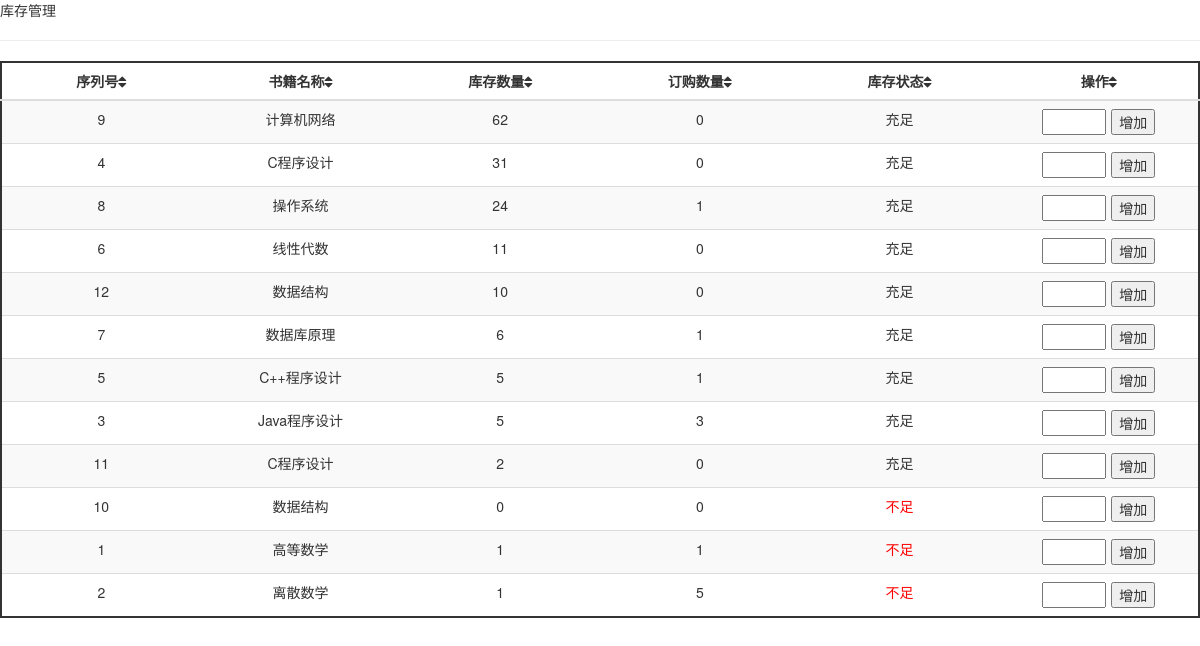
Page /bookOrdering/func/sellerFunc/check.php on the committed database.
### tables this page shows
CREATE TABLE `book` (
  `book_id` smallint(6) NOT NULL AUTO_INCREMENT,
  `title` varchar(30) NOT NULL,
  `author` varchar(20) NOT NULL,
  `version` varchar(20) DEFAULT NULL,
  `press` varchar(20) DEFAULT NULL,
  `isbn` char(17) DEFAULT NULL,
  `price` decimal(5,2) NOT NULL,
  PRIMARY KEY (`book_id`),
  KEY `tittle` (`title`)
);

CREATE TABLE `stock` (
  `book_id` smallint(4) NOT NULL AUTO_INCREMENT,
  `number` int(11) NOT NULL,
  PRIMARY KEY (`book_id`),
  CONSTRAINT `stock_ibfk_1` FOREIGN KEY (`book_id`) REFERENCES `book` (`book_id`) ON DELETE CASCADE ON UPDATE CASCADE
);

### bookOrdering/func/sellerFunc/check.php (the view, shortened to what this page needs)
<!DOCTYPE html>
<html lang="en">
<head>
    <link rel="stylesheet" href="../../bootstrap/css/bootstrap.min.css" type="text/css">
    <link rel="stylesheet" href="../../css/formStyle.css" type="text/css">
    <link rel="stylesheet" href="../../fonts/font-awesome/css/font-awesome.min.css">
</head>
<body>
    <div class="table-responsive">
        <table class="table table-hover table-striped tablesorter" id="tableList">
            <thead>库存管理
                <hr>
                <tr>
                    <th class="title">序列号<i class="fa fa-sort"></i></th>
                    <th class="title">书籍名称<i class="fa fa-sort"></i></th>
                    <th class="title">库存数量<i class="fa fa-sort"></i></th>
                    <th class="title">订购数量<i class="fa fa-sort"></i></th>
                    <th class="title">库存状态<i class="fa fa-sort"></i></th>
                    <th class="title">操作<i class="fa fa-sort"></i></th>
                </tr>
            </thead>
            <tbody>
                <?php
                include "../../php/conn.php";
                $query = "SELECT * FROM book
ORDER BY(select number from stock where stock.book_id = book.book_id)-
(select count(*) from  stu_order where stu_order.book_id = book.book_id and is_get ='0') desc";
                $data = mysqli_query($conn, $query);
                while ($row = mysqli_fetch_array($data)) {
                    echo '<tr>';
                    echo "<form action=\"../../php/addNumber.php\" method=\"post\">";
                    echo '<td>' . $row['book_id'] . '</td>';
                    echo '<td>' . $row['title'] . '</td>';
                    $bookId = $row['book_id'];
                    $query_totnum = "select number from stock where book_id = $bookId";
                    $num = mysqli_fetch_array(mysqli_query($conn, $query_totnum));
                    echo '<td>' . $num[0] . '</td>';
                    $query_order = "select count(*) from (select * from stu_order where book_id = $bookId and is_get ='0') as bb";
                    $orderNum = mysqli_fetch_array(mysqli_query($conn, $query_order));
                    echo '<td>' . $orderNum[0] . '</td>';
                    if ($num[0] <= $orderNum[0]) echo '<td style=\'color:red;\'>不足</td>';
                    else {
                        echo '<td>充足</td>';
                    }
                    echo "<td><input type='text' size='5' name='addNum' value=''/><button type='submit' style='margin-left:5px'>增加 </button></td>";
                    echo '</tr>';
                }
                ?>
            </tbody>
        </table>
    </div>
</body>
</html>

### bookOrdering/css/formStyle.css (style rules this page uses)
table { border:2px solid #4A515B; }
td { width:30%; border-bottom: 1px dotted #4A515B;; text-align: center; }
.title { text-align: center; border-bottom: 1px solid #4A515B; font-weight:bold; }
table.tablesorter thead { cursor: pointer; }

### bookOrdering/func/sellerFunc/check.php (style rules this page uses)
table { border: 2px solid #333; }
td { width: 10%; border-bottom: 1px dotted #333; text-align: center; }
.title { text-align: center; border-bottom: 1px solid #333; font-weight: bold; }

### rows in the picture
book: book_id "9", title "计算机网络", stock.number "62", orderNum "0", shows "充足"
book: book_id "4", title "C程序设计", stock.number "31", orderNum "0", shows "充足"
book: book_id "8", title "操作系统", stock.number "24", orderNum "1", shows "充足"
book: book_id "6", title "线性代数", stock.number "11", orderNum "0", shows "充足"
book: book_id "12", title "数据结构", stock.number "10", orderNum "0", shows "充足"
book: book_id "7", title "数据库原理", stock.number "6", orderNum "1", shows "充足"
book: book_id "5", title "C++程序设计", stock.number "5", orderNum "1", shows "充足"
book: book_id "3", title "Java程序设计", stock.number "5", orderNum "3", shows "充足"
book: book_id "11", title "C程序设计", stock.number "2", orderNum "0", shows "充足"
book: book_id "10", title "数据结构", stock.number "0", orderNum "0", shows "不足"
book: book_id "1", title "高等数学", stock.number "1", orderNum "1", shows "不足"
book: book_id "2", title "离散数学", stock.number "1", orderNum "5", shows "不足"
